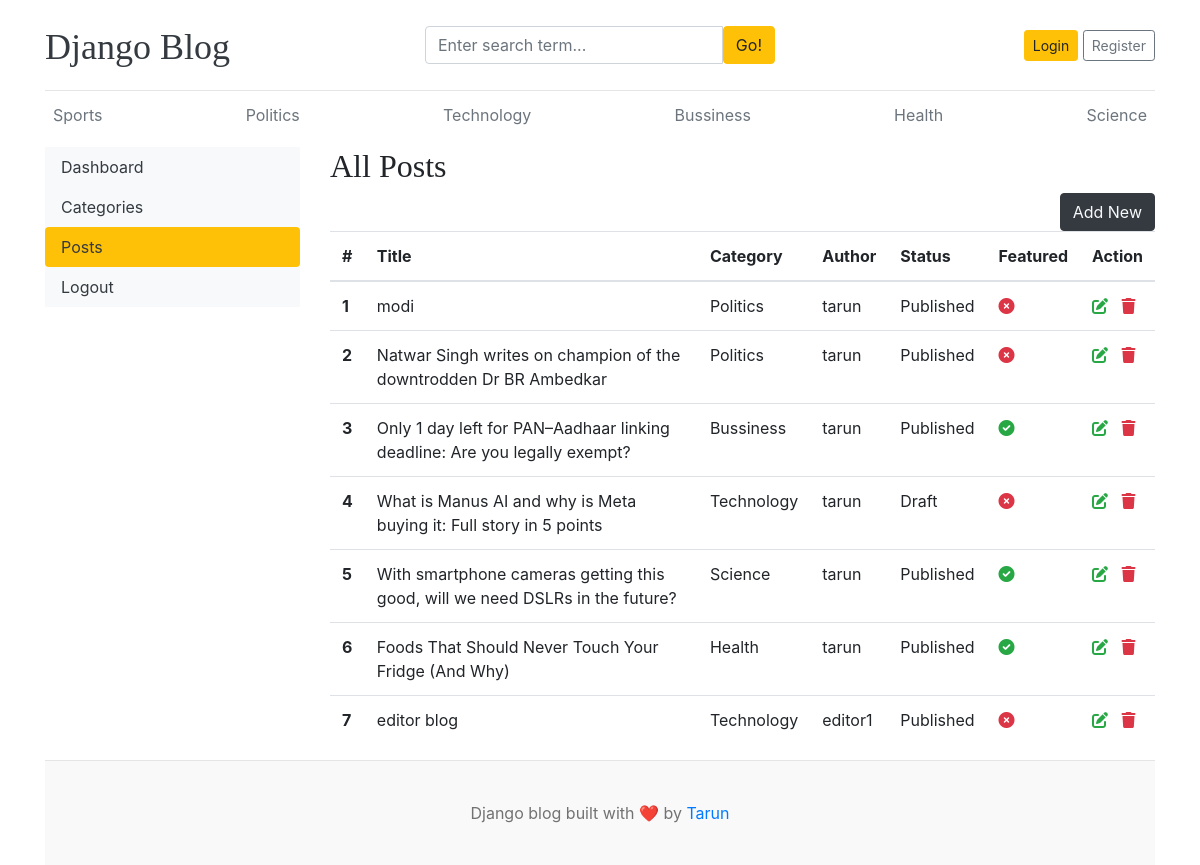
The app's page /dashboard/posts/ with its own data.
### blogs/models.py (models this page shows, shortened)
class Category(models.Model):
    category_name=models.CharField(max_length=100,unique=True)
    created_at=models.DateTimeField(auto_now_add=True)
    updated_at=models.DateTimeField(auto_now=True)
    class Meta:
        verbose_name_plural='categories'
    def __str__(self):
        return self.category_name

class Blog(models.Model):
    title=models.CharField(max_length=100)
    slug=models.SlugField(max_length=100,unique=True,blank=True)
    category=models.ForeignKey(Category,on_delete=models.CASCADE)
    author=models.ForeignKey(User,on_delete=models.CASCADE)
    featured_image=models.ImageField(upload_to='uploads/%Y/%m/%d')
    short_description=models.TextField(max_length=500)
    blog_body=models.TextField(max_length=2000)
    status=models.CharField(max_length=100,choices=STATUS_CHOICES,default="Draft")
    is_featured=models.BooleanField(default=False)
    created_at=models.DateTimeField(auto_now_add=True)
    updated_at=models.DateTimeField(auto_now=True)

### dashboard/views.py (the view)
# urls.py: path('posts/',views.posts,name='posts'),
def posts(request):
    posts=Blog.objects.all()
    context={
        'posts':posts,
    }
    return render(request,'dashboard/posts.html',context)

### blogs/context_processors.py (called while the page is built)
def get_categories(request):
    categories=Category.objects.all()
    return dict(categories=categories)

def get_social_links(request):
    social_links=SocialLinks.objects.all()
    return dict(social_links=social_links)

### templates/dashboard/posts.html (shortened to what this page needs)
{% extends 'base.html' %}
{% block start %}
<div class="row">
    {% include 'dashboard/sidebar.html' %}
    <div class="col-md-9">
        <h2>All Posts</h2>
        <span><a href="{% url 'add_post' %}" class="btn btn-dark text-light float-right">Add New</a></span>
        <table class="table table-hover">
            <thead>
                <tr>
                    <th>#</th>
                    <th>Title</th>
                    <th>Category </th>
                    <th>Author </th>
                    <th>Status</th>
                    <th>Featured</th>
                    <th>Action</th>
                </tr>
            </thead>
            <tbody>
                {% for post in posts %}
                <tr>
                    <th scope="row">{{forloop.counter}}</th>
                    <td>{{post.title}}</td>
                    <td>{{post.category}}</td>
                    <td>{{post.author}}</td>
                    <td>{{post.status}}</td>
                    <td>{% if post.is_featured%}<i class="fa-solid fa-circle-check text-success"></i>{% else %}<i class="fa-solid fa-circle-xmark text-danger"></i>{% endif %}</td>
                    <td>
                        <a href="{% url 'edit_post' post.id %}"><i class="fa-solid fa-pen-to-square text-success"></i></a>
                        <a href="{% url 'delete_post' post.id %}"><i class="fa-solid fa-trash text-danger"></i></a>
                    </td>
                </tr>
                {% endfor %}
            </tbody>
        </table>
    </div>
</div>
{% endblock %}

### templates/base.html (shortened to what this page needs)
{% load static %}
<!DOCTYPE html>
<html lang="en">
<head>
    <link href="https://getbootstrap.com/docs/4.0/dist/css/bootstrap.min.css" rel="stylesheet">
    <link href="{%static 'css/blog.css' %}" rel="stylesheet">
    <link rel="stylesheet" href="https://cdnjs.cloudflare.com/ajax/libs/font-awesome/6.0.0/css/all.min.css" />
  </head>
<body>
    <div class="container">
      <header class="blog-header py-3">
        <div class="row flex-nowrap justify-content-between align-items-center">
          <div class="col-4 pt-1">
            <a class="blog-header-logo text-dark" href="/">Django Blog</a>
          </div>
          <div class="col-4">
            <form action="{% url 'search' %}" method="get">
               <div class="input-group">
                      <input class="form-control" name="keyword" type="text" placeholder="Enter search term..." aria-label="Enter search term..." aria-describedby="button-search" />
                      <button class="btn btn-warning" id="button-search" type="submit">Go!</button>
              </div>
            </form>
          </div>
          <div class="col-4 d-flex justify-content-end align-items-center">
            {% if not user.is_authenticated %}
            <a class="btn btn-sm btn-warning" href="{% url 'login' %}">Login</a> &nbsp;
            <a class="btn btn-sm btn-outline-secondary" href="{% url 'register' %}">Register</a>
            {% endif %}
          </div>
        </div>
      </header>
      <div class="nav-scroller py-1 mb-2">
        <nav class="nav d-flex justify-content-between">
          {% for cat in categories %}
            <a class="p-2 text-muted" href="{% url 'posts_by_category' cat.id %}">{{cat.category_name}}</a>
          {% endfor %}
        </nav>
      </div>
{% block start %}
{% endblock %}
<footer class="blog-footer">
  <p>Django blog built with ❤️ by <a href="#">Tarun</a></p>
</footer>
</body>
</html>

### blog_main/static/css/blog.css (style rules this page uses)
.blog-header { border-bottom: 1px solid #e5e5e5; }
.blog-header-logo { font-family: "Playfair Display", Georgia, "Times New Roman", serif; font-size: 2.25rem; }
h1, h2, h3, h4, h5, h6 { font-family: "Playfair Display", Georgia, "Times New Roman", serif; }
.blog-footer { padding: 2.5rem 0; color: #727272; text-align: center; background-color: #f9f9f9; border-top: .05rem solid #e5e5e5; }
.blog-footer p:last-child { margin-bottom: 0; }

### records on screen
Category: category_name "Sports"
Category: category_name "Politics"
Category: category_name "Technology"
Category: category_name "Bussiness"
Category: category_name "Health"
Category: category_name "Science"
Blog: title "modi", category "Politics", author "tarun", status "Published", is_featured False (drawn)
Blog: title "Natwar Singh writes on champion of the downtrodden Dr BR Ambedkar", category "Politics", author "tarun", status "Published", is_featured False (drawn)
Blog: title "Only 1 day left for PAN–Aadhaar linking deadline: Are you legally exempt?", category "Bussiness", author "tarun", status "Published", is_featured True (drawn)
Blog: title "What is Manus AI and why is Meta buying it: Full story in 5 points", category "Technology", author "tarun", status "Draft", is_featured False (drawn)
Blog: title "With smartphone cameras getting this good, will we need DSLRs in the future?", category "Science", author "tarun", status "Published", is_featured True (drawn)
Blog: title "Foods That Should Never Touch Your Fridge (And Why)", category "Health", author "tarun", status "Published", is_featured True (drawn)
Blog: title "editor blog", category "Technology", author "editor1", status "Published", is_featured False (drawn)
